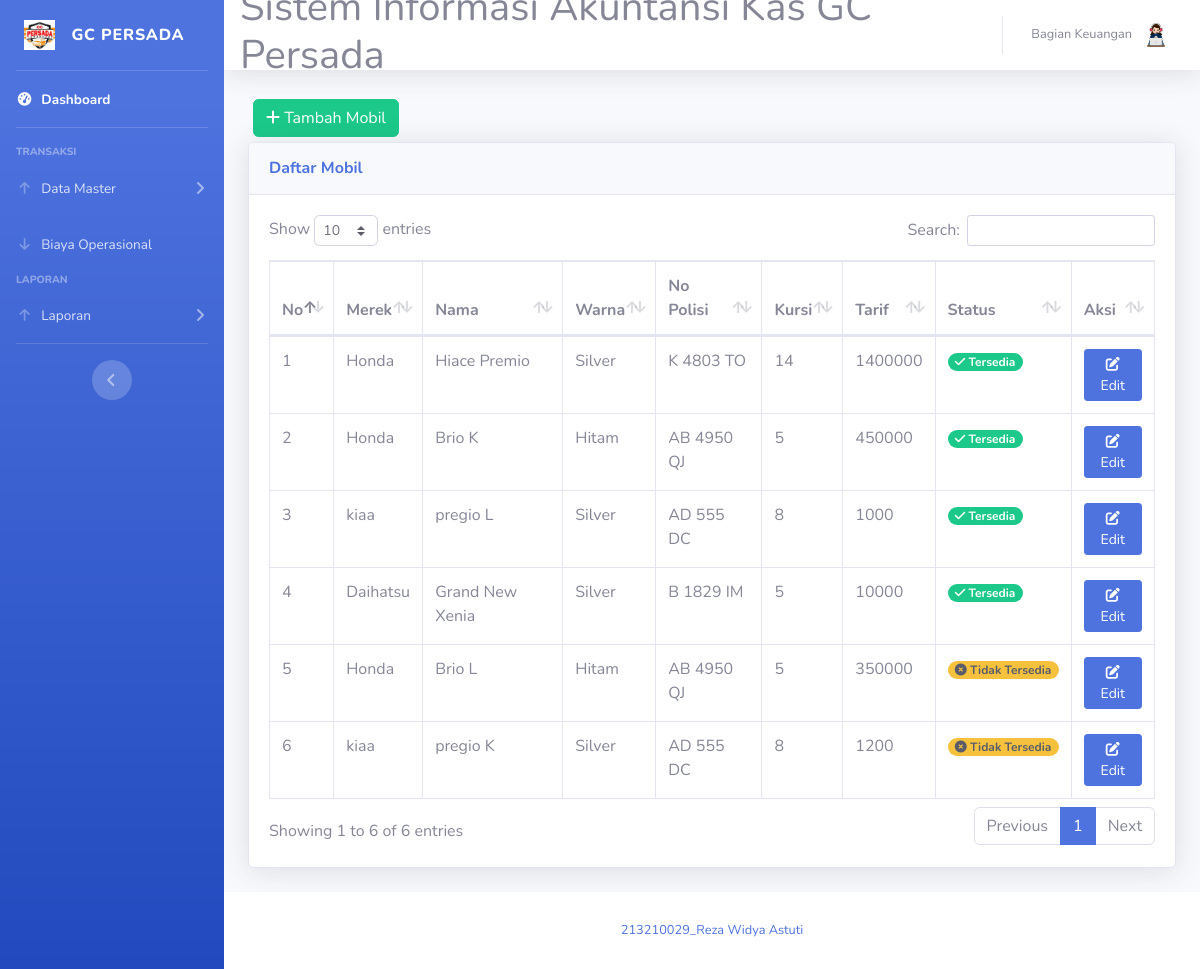
The page /mobil.php (signed in) on the database as committed earlier.
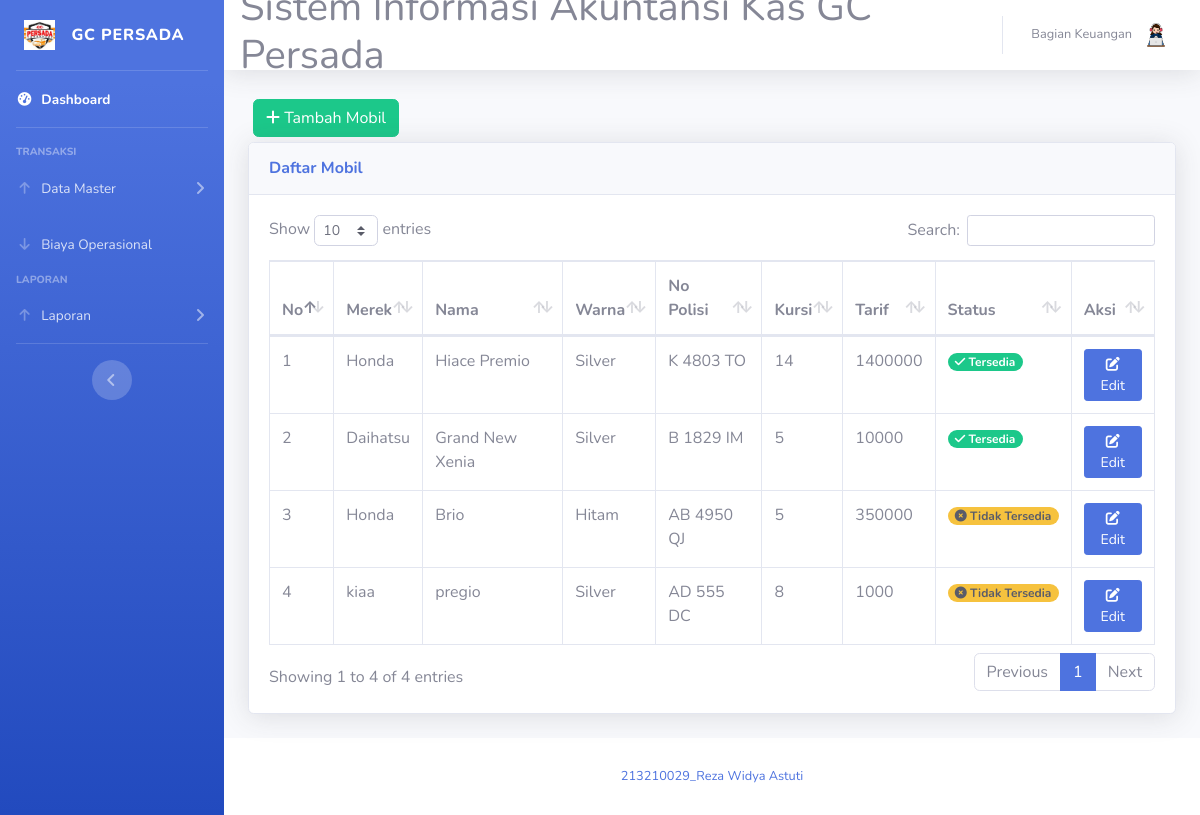
The same page on the database as committed later.
### tables this page shows
CREATE TABLE `mobil` (
  `id_mobil` int(2) NOT NULL,
  `nama` varchar(15) NOT NULL,
  `warna` varchar(10) NOT NULL,
  `no_polisi` varchar(10) NOT NULL,
  `jumlah_set` varchar(10) NOT NULL,
  `harga` int(11) NOT NULL,
  `id_merek` int(2) NOT NULL,
  `status` varchar(20) NOT NULL
);

CREATE TABLE `merek` (
  `id_merek` int(2) NOT NULL,
  `merek` varchar(15) NOT NULL
);

### mobil.php (the view, shortened to what this page needs)
<?php
require 'koneksi.php';
?>
<!DOCTYPE html>
<html lang="en">
<head>
  <link href="vendor/fontawesome-free/css/all.min.css" rel="stylesheet" type="text/css">
  <link href="css/sb-admin-2.min.css" rel="stylesheet">
  <link href="vendor/datatables/dataTables.bootstrap4.min.css" rel="stylesheet">
</head>
<body id="page-top">
  <?php $role = $_SESSION['role_id'];
  $role == '3' ? require('sidebar-karyawan.php') : require('sidebar.php') ?>
  <div id="content">
    <?php require 'navbar.php'; ?>
    <div class="container-fluid">
      <button type="button" class="btn btn-success" style="margin:5px" data-toggle="modal" data-target="#myModalTambah"><i class="fa fa-plus"></i> Tambah Mobil</button><br>
      <div class="card shadow mb-4">
        <div class="card-header py-3">
          <h6 class="m-0 font-weight-bold text-primary">Daftar Mobil</h6>
        </div>
        <div class="card-body">
          <div class="table-responsive">
            <table class="table table-bordered" id="dataTable" width="100%" cellspacing="0">
              <thead>
                <tr>
                  <th>No</th>
                  <th>Merek</th>
                  <th>Nama</th>
                  <th>Warna</th>
                  <th>No Polisi</th>
                  <th>Kursi</th>
                  <th>Tarif</th>
                  <th>Status</th>
                  <th>Aksi</th>
                </tr>
              </thead>
              <tbody>
                <?php
                $no = 1;
                $query = mysqli_query($koneksi, "SELECT mobil.*, merek.merek FROM mobil JOIN merek ON mobil.id_merek = merek.id_merek order by status desc");
                while ($data = mysqli_fetch_assoc($query)) {
                ?>
                  <tr>
                    <td><?= $no++ ?></td>
                    <td><?= $data['merek'] ?></td>
                    <td><?= $data['nama'] ?></td>
                    <td><?= $data['warna'] ?></td>
                    <td><?= $data['no_polisi'] ?></td>
                    <td><?= $data['jumlah_set'] ?></td>
                    <td><?= $data['harga'] ?></td>
                    <td>
                      <?php
                      if ($data['status'] == 1) {
                        echo '<span class="badge badge-pill badge-success"><i class="fa fa-check"></i> Tersedia</span>';;
                      } else {
                        echo '<span class="badge badge-pill badge-warning text-dark"><i class="fa fa-circle-xmark"></i> Tidak Tersedia</span>';
                      }
                      ?>
                    </td>
                    <td>
                      <a href="#" type="button" class=" btn btn-primary btn-sm" data-toggle="modal" data-target="#myModal<?= $data['id_mobil']; ?>"><i class="fa fa-edit"></i> Edit</a>
                    </td>
                  </tr>
                <?php
                }
                ?>
              </tbody>
            </table>
          </div>
        </div>
      </div>
    </div>
  </div>
  <?php require 'footer.php' ?>
  </div>
  </div>
</body>
</html>

### sidebar.php (shortened to what this page needs)
<div id="wrapper">
  <ul class="navbar-nav bg-gradient-primary sidebar sidebar-dark accordion" id="accordionSidebar">
    <a class="sidebar-brand d-flex align-items-center justify-content-center" href="index.php">
      <div class="sidebar-brand-icon rotate-n-0">
        <img src="img/logo.jpg" height="30dvh" alt="">
      </div>
      <div class="sidebar-brand-text mx-3"> GC PERSADA</div>
    </a>
    <hr class="sidebar-divider my-0">
    <li class="nav-item active">
      <a class="nav-link" href="index.php">
        <i class="fas fa-fw fa-tachometer-alt"></i>
        <span>Dashboard</span></a>
    </li>
    <hr class="sidebar-divider">
    <div class="sidebar-heading">
      Transaksi
    </div>
    <li class="nav-item">
      <a class="nav-link collapsed" href="#" data-toggle="collapse" data-target="#collapsePendapatan" aria-expanded="true" aria-controls="collapsePages">
        <i class="fas fa-fw fa-arrow-up"></i>
        <span>Data Master</span>
      </a>
    </li>
    <li class="nav-item">
      <a class="nav-link collapsed" href="operasional.php">
        <i class="fas fa-fw fa-arrow-down"></i>
        <span>Biaya Operasional</span>
      </a>
    </li>
    <div class="sidebar-heading">
      Laporan
    </div>
    <li class="nav-item">
      <a class="nav-link collapsed" href="#" data-toggle="collapse" data-target="#collapseLaporan" aria-expanded="true" aria-controls="collapsePages">
        <i class="fas fa-fw fa-arrow-up"></i>
        <span>Laporan</span>
      </a>
    </li>
    <hr class="sidebar-divider d-none d-md-block">
    <div class="text-center d-none d-md-inline">
      <button class="rounded-circle border-0" id="sidebarToggle"></button>
    </div>
  </ul>
  <div id="content-wrapper" class="d-flex flex-column">

### navbar.php (shortened to what this page needs)
<nav class="navbar navbar-expand navbar-light bg-white topbar mb-4 static-top shadow">
  <h1>Sistem Informasi Akuntansi Kas GC Persada</h1>
<?php require 'user.php'; ?>
</nav>

### user.php (shortened to what this page needs)
<ul class="navbar-nav ml-auto">
  <li class="nav-item dropdown no-arrow">
    <a class="nav-link dropdown-toggle" href="#" id="userDropdown" role="button" data-toggle="dropdown" aria-haspopup="true" aria-expanded="false">
      <span class="mr-2 d-none d-lg-inline text-gray-600 small"><?= $_SESSION['nama'] ?></span>
      <img class="img-profile rounded-circle" src="img/she2.png">
    </a>
  </li>
</ul>

### footer.php
<footer class="sticky-footer bg-white">
  <div class="container my-auto">
    <div class="copyright text-center my-auto">
      <span>
        <a href=''title='' target=''_blank>213210029_Reza Widya Astuti</a>
      </span>
    </div>
  </div>
</footer>

Rows that differ between the two databases and show on the page:
removed mobil: id_merek.merek "Honda", nama "Brio K", warna "Hitam", no_polisi "AB 4950 QJ", jumlah_set "5", harga "450000", status "1" (drawn)
removed mobil: id_merek.merek "kiaa", nama "pregio K", warna "Silver", no_polisi "AD 555 DC", jumlah_set "8", harga "1200", status "0" (drawn)
changed mobil "Hitam": nama "Brio L" → "Brio"
changed mobil "AD 555 DC": nama "pregio L" → "pregio"; status "Tersedia" → "Tidak Tersedia"; moves down the list
Other text that changed with them:
text written by a page script: "Show entries Search: Showing 1 to 6 of 6 entries Previous 1 Next" → "Show entries Search: Showing 1 to 4 of 4 entries Previous 1 Next"
